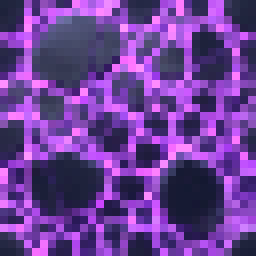
#> input picture assets/atlas/input/world/floor_void.png, 32 x 32 px (shown 8 times larger)
$ python fix_world_tiles.py
#> lines starting #> are read from the running program, lines starting #| are printed output that depends on the picture
### assets/ai-gen/scripts/import_art.py
#!/usr/bin/env python3
"""
Voidbound 用户生成美术导入器
读取 import/<group>/ 下用户生成的 PNG → 品红抠图 / sheet 裁帧 / bbox 裁切 → 64x64 透明 PNG
→ 写入 assets/atlas/input/<group>/ (供 pack_atlas.py 重建图集)

规则:
  characters/<name>_stand.png   → 单帧 → input/characters/<name>_stand.png
  characters/<name>_walk.png    → 4 帧 sheet (宽≥1.8×高) → input/characters/<name>_walk_0..3.png
  monsters/<theme>/<type>.png   → 4 帧 sheet 或单帧 → input/monsters/<type>_0..3.png (与游戏 MonsterType 名一致)
  world/<name>.png              → tileable 瓦片 → input/world/<name>.png (整图, 不裁 bbox, 保无缝)

用法:
  python import_art.py --all
  python import_art.py characters
  python import_art.py --dry-run
"""

import sys
from pathlib import Path

from PIL import Image

sys.path.insert(0, str(Path(__file__).parent))
from gemini_generate import chroma_key_magenta  # noqa: E402

BASE = Path(__file__).parent.parent          # assets/ai-gen
IMPORT = BASE / "import"
ATLAS_IN = BASE.parent / "atlas" / "input"   # assets/atlas/input
SIZE = 64  # 默认输出贴图尺寸 (px); 可 --size 覆盖 (小怪/瓦片按显示尺寸烘焙)
FLOOR_FULL = 384  # 地板整幅纹理边长 (无缝化后统一 384; 游戏 32px 格 → 12x12 周期, 世界对齐无接缝)


# [128 lines left out: functions chroma_key_pink, first_sprite, bbox_crop, split_frames, save_frames, not called in this run]


PALETTE_ALIAS = {"ruin": "frozen"}  # 游戏主题 → palettes.yaml key


# [131 lines left out: functions apply_quantize, make_seamless, destripe_rows, _destripe_pass, add_alpha_outline, square_crop_center and 1 more, not called in this run]


def repaint_magenta(img: Image.Image) -> Image.Image:
    """瓦片用: 把严格品红残留重涂为邻域色 (保留 alpha 不透明度)。

    与 chroma_key_magenta 不同 — 瓦片必须铺满不透明, 抠成 alpha 空洞会让
    游戏清屏色透出成黑斑 (floor_void 15% 品红 → 黑色地图的根因之一)。
    仅对严格品红 (r>180, b>180, g<120) 重涂, 紫晶等主题内容色不受影响。
    """
    import statistics
    rgba = img.convert("RGBA")
    px = rgba.load()
    w, h = rgba.size
    # 兜底色: 64x64 降采样上的非品红中位色
    small = rgba.resize((64, 64))
    spx = small.load()
    samples = [
        spx[x, y] for x in range(64) for y in range(64)
        if not (spx[x, y][0] > 180 and spx[x, y][2] > 180 and spx[x, y][1] < 120)
    ]
    if samples:
        def med(idx: int) -> int:
            return int(statistics.median(sorted(s[idx] for s in samples)))
        fallback = (med(0), med(1), med(2))
    else:
        fallback = (80, 80, 90)
    for y in range(h):
        for x in range(w):
            r, g, b, a = px[x, y]
            if r > 180 and b > 180 and g < 120:
                nb: list[tuple[int, int, int]] = []
                for nx, ny in ((x - 1, y), (x + 1, y), (x, y - 1), (x, y + 1)):
                    if 0 <= nx < w and 0 <= ny < h:
                        nr, ng, nbb, na = px[nx, ny]
                        if na > 0 and not (nr > 180 and nbb > 180 and ng < 120):
                            nb.append((nr, ng, nbb))
                if nb:
                    px[x, y] = (
                        sum(c[0] for c in nb) // len(nb),
                        sum(c[1] for c in nb) // len(nb),
                        sum(c[2] for c in nb) // len(nb),
                        a,
                    )
                else:
                    px[x, y] = (fallback[0], fallback[1], fallback[2], a)
    return rgba


def lift_black(img: Image.Image, px_min: int = 30, dark_ratio: float = 0.15) -> Image.Image:
    """近黑像素占比过高 (>dark_ratio) 的瓦片, 逐通道抬到 px_min。

    均值提亮 (brighten_if_dark) 救不了黑块: 提亮均值后仍可能有 1/4 像素
    近黑 (floor_void 25% 黑像素 → 黑色地图)。此步保证瓦片不再有纯黑洞。
    """
    rgba = img.convert("RGBA")
    px = rgba.load()
    w, h = rgba.size
    total = w * h
    dark = sum(1 for y in range(h) for x in range(w) if sum(px[x, y][:3]) / 3 < px_min)
    if dark / total <= dark_ratio:
        return rgba
    for y in range(h):
        for x in range(w):
            r, g, b, a = px[x, y]
            if (r + g + b) / 3 < px_min:
                px[x, y] = (max(r, px_min), max(g, px_min), max(b, px_min), a)
    return rgba


# [132 lines left out: function process, not called in this run]


def is_magenta(r: int, g: int, b: int) -> bool:
    return r > 180 and b > 180 and g < 120


# [116 lines left out: functions check, main, not called in this run]


# [2 lines that do not run on import are left out]

### assets/atlas/scripts/fix_world_tiles.py
#!/usr/bin/env python3
"""one-off: 修复已打包的 world 输入瓦片 (恢复后手术级修补, 不重新走 import 流程)
- repaint_magenta: 所有瓦片 (清理品红残留, 干净瓦片为 no-op)
- lift_black: 仅 floor_void / wall_void (黑色地图根因: 近黑像素质量过高)
"""
import sys
from pathlib import Path
from PIL import Image

sys.path.insert(0, str(Path(__file__).resolve().parents[2] / "ai-gen" / "scripts"))
from import_art import repaint_magenta, lift_black  # noqa: E402

WORLD = Path(__file__).resolve().parents[2] / "atlas" / "input" / "world"
LIFT = {"floor_void.png", "wall_void.png"}

for f in sorted(WORLD.glob("*.png")):
    orig = Image.open(f).convert("RGBA")
    img = repaint_magenta(orig)
#> in repaint_magenta, `small = rgba.resize((64, 64))`:
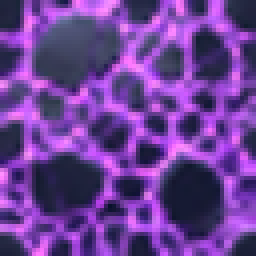
#> small: PIL image 64x64 RGBA (shown 4 times larger); mean R, G, B, A 108.9, 63.7, 150.7, 255
#> in repaint_magenta, `samples = [ spx[x, y] for x in range(64) for y in range(64) if not (sp..`: samples = 3527 items, first 6: (31, 37, 60, 255), (31, 36, 60, 255), (31, 34, 58, 255), (32, 34, 58, 255), (34, 36, 61, 255), (33, 37, 60, 255)
#> in repaint_magenta, `fallback = (med(0), med(1), med(2))`: fallback = (84, 58, 130)
#> after the loop in repaint_magenta, `for y in range(h):`: nb = [(106, 52, 163), (105, 62, 153), (120, 59, 167)]
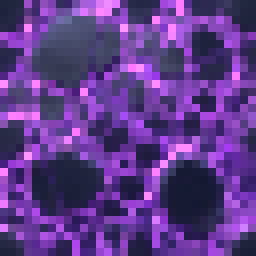
#> img: PIL image 32x32 RGBA (shown 8 times larger); mean R, G, B, A 95, 58.5, 137.9, 255
    if f.name in LIFT:
        img = lift_black(img, px_min=55, dark_ratio=0.15)
#> in lift_black, `dark = sum(1 for y in range(h) for x in range(w) if sum(px[x, y][:3]) ..`: dark = 222
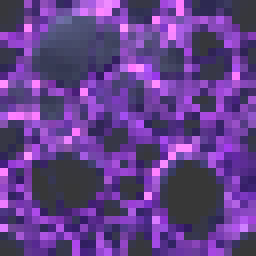
#> img: PIL image 32x32 RGBA (shown 8 times larger); mean R, G, B, A 99.6, 63.4, 138, 255
    if img.tobytes() != orig.tobytes():
        img.save(f, format="PNG")
        print(f"fixed {f.name}")
    else:
        print(f"skip {f.name} (unchanged)")
#> pass 2 of the loop `for f in sorted(WORLD.glob("*.png")):`:
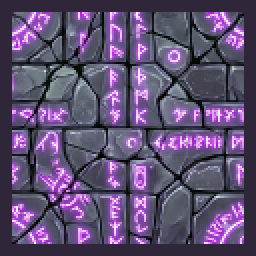
#> input picture assets/atlas/input/world/wall_void.png, 128 x 128 px (shown 2 times larger)
#> orig: PIL image 128x128 RGBA
#> in repaint_magenta (call 2), `small = rgba.resize((64, 64))`:
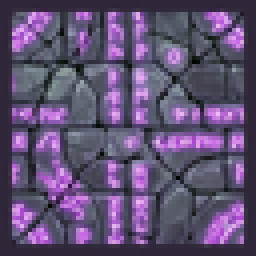
#> small: PIL image 64x64 RGBA (shown 4 times larger); mean R, G, B, A 95.3, 79.8, 115, 255
#> samples = 4028 items, first 6: (47, 39, 57, 255), (47, 39, 57, 255), (47, 39, 57, 255), (47, 39, 57, 255), (47, 39, 57, 255), (47, 39, 57, 255)
#> fallback = (85, 79, 105)
#> after the loop in repaint_magenta (call 2), `for y in range(h):`: nb = [(246, 235, 248), (152, 69, 186), (227, 189, 236), (47, 39, 57)]
#> `img = lift_black(img, px_min=55, dark_ratio=0.15)`:
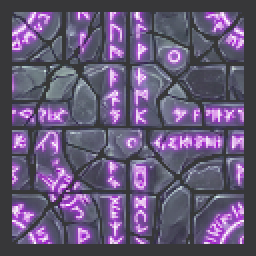
#> img: PIL image 128x128 RGBA (shown 2 times larger); mean R, G, B, A 99.8, 86.5, 116.9, 255

print("done")
